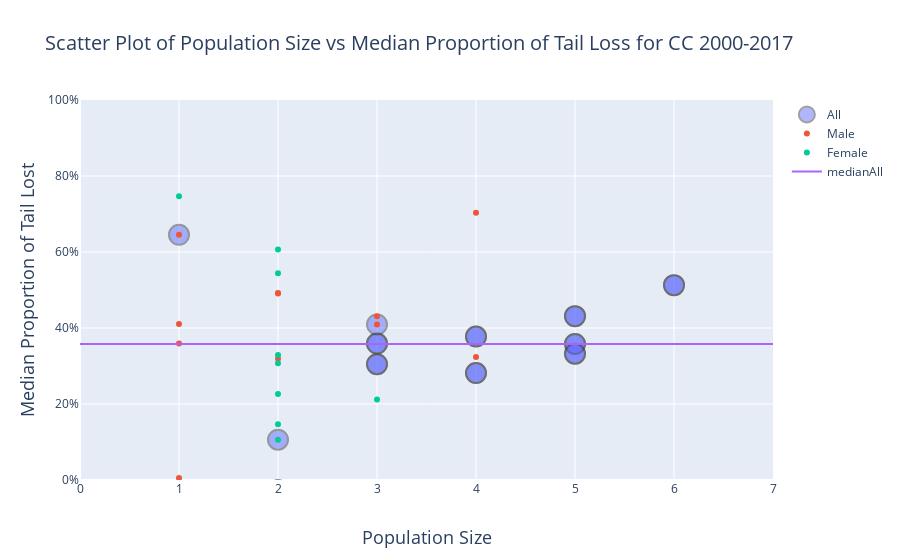

Notebook source saved alongside this figure:
### Code cell
male = go.Scatter(x=dfYearlyEst.loc[(dfYearlyEst.autotomized)&(dfYearlyEst.sex=='m')].sort_values('count_all')['count'],
          y=dfYearlyEst.loc[(dfYearlyEst.autotomized)&(dfYearlyEst.sex=='m')].sort_values('count_all')['50%'],
                  name = 'Male',mode='markers')
female = go.Scatter(x=dfYearlyEst.loc[(dfYearlyEst.autotomized)&(dfYearlyEst.sex=='f')].sort_values('count_all')['count'],
          y=dfYearlyEst.loc[(dfYearlyEst.autotomized)&(dfYearlyEst.sex=='f')].sort_values('count_all')['50%'],
                  name = 'Female',mode='markers')
All = go.Scatter(x=dfYearlyEst.loc[(dfYearlyEst.autotomized)].sort_values('count_all')['count_all'],
          y=dfYearlyEst.loc[(dfYearlyEst.autotomized)].sort_values('count_all')['50%_all'],
                    name = 'All',mode='markers',marker=dict(size=20,opacity=0.5,line=dict(width=2)))
medianAll = go.Scatter(x=[0,dfYearlyEst.loc[(dfYearlyEst.autotomized)]['count_all'].describe()['max']+1],
                      y=[dfYearlyEst.loc[(dfYearlyEst.autotomized)]['50%_all'].median(),
                        dfYearlyEst.loc[(dfYearlyEst.autotomized)]['50%_all'].median()],
                         name='medianAll',mode='lines')
data = [All,male,female,medianAll]
layout = go.Layout(
    title = 'Scatter Plot of Population Size vs Median Proportion of Tail Loss for CC 2000-2017',
    titlefont = dict(
        size = 20),
    xaxis = dict(
        dtick = 1,
        title = 'Population Size',
        titlefont = dict(
            size = 18)),
    yaxis = dict(
        title = 'Median Proportion of Tail Lost',
        tickformat = ".0%",
        titlefont = dict(
            size = 18)),
    boxmode= 'group')

fig = go.Figure(
        data = data,
        layout = layout)
fig.update_xaxes(range=[0,dfYearlyEst.loc[(dfYearlyEst.autotomized)]['count_all'].describe()['max']+1])
fig.update_yaxes(range=[0,1])

iplot(fig, filename = 'Scatter Plot of Population Size vs Median Proportion of Tail Loss for CC 2000-2017.html')
# plot(fig, filename = 'Scatter Plot of Population Size vs Median Proportion of Tail Loss for CC 2000-2017.html')

### Figure 1 — Plotly figure (JSON) as saved in the notebook; plotly's stock layout.template omitted (floating-point values rounded to 4 significant figures)
{"data": [{"marker": {"line": {"width": 2}, "opacity": 0.5, "size": 20}, "mode": "markers", "name": "All", "type": "scatter", "x": [1, 2, 2, 2, 3, 3, 3, 3, 3, 4, 4, 4, 4, 5, 5, 5, 5, 5, 5, 6, 6], "y": [0.6453, 0.1061, -0.02677, -0.02677, 0.359, 0.359, 0.3047, 0.3047, 0.4093, 0.2814, 0.3775, 0.3775, 0.2814, 0.4312, 0.4312, 0.358, 0.3322, 0.358, 0.3322, 0.5128, 0.5128]}, {"mode": "markers", "name": "Male", "type": "scatter", "x": [1, 1, 1, 3, 1, 2, 2, 2, 3, 4, 4], "y": [0.6453, 0.005355, 0.4108, 0.4093, 0.359, 0.4906, 0.3194, 0.492, 0.4312, 0.3239, 0.7032]}, {"mode": "markers", "name": "Female", "type": "scatter", "x": [1, 2, 2, 2, 2, 2, 3, 2, 1, 2], "y": [-0.05888, 0.1061, 0.2265, 0.5443, 0.3075, 0.1469, 0.2116, 0.6063, 0.747, 0.3289]}, {"mode": "lines", "name": "medianAll", "type": "scatter", "x": [0, 7], "y": [0.358, 0.358]}], "layout": {"boxmode": "group", "title": {"font": {"size": 20}, "text": "Scatter Plot of Population Size vs Median Proportion of Tail Loss for CC 2000-2017"}, "xaxis": {"dtick": 1, "range": [0, 7], "title": {"font": {"size": 18}, "text": "Population Size"}}, "yaxis": {"range": [0, 1], "tickformat": ".0%", "title": {"font": {"size": 18}, "text": "Median Proportion of Tail Lost"}}}}
